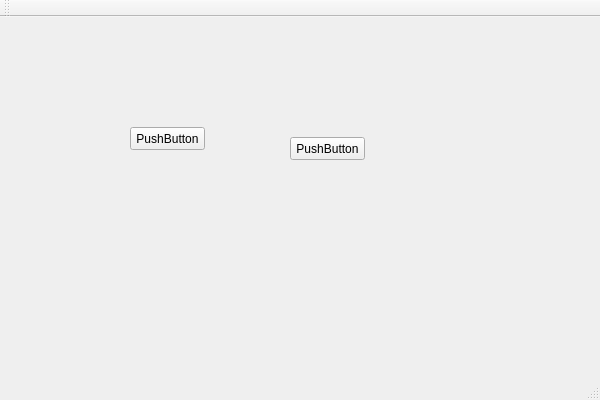
<?xml version="1.0" encoding="UTF-8"?>
<ui version="4.0">
 <author>Julien Portejoie</author>
 <class>MCGraphMainWindow</class>
 <widget class="QMainWindow" name="MCGraphMainWindow">
  <property name="geometry">
   <rect>
    <x>0</x>
    <y>0</y>
    <width>600</width>
    <height>400</height>
   </rect>
  </property>
  <property name="windowTitle">
   <string>MainWindow</string>
  </property>
  <widget class="QWidget" name="centralWidget">
   <widget class="QPushButton" name="pushButton">
    <property name="geometry">
     <rect>
      <x>290</x>
      <y>120</y>
      <width>75</width>
      <height>23</height>
     </rect>
    </property>
    <property name="text">
     <string>PushButton</string>
    </property>
   </widget>
   <widget class="QPushButton" name="pushButton_2">
    <property name="geometry">
     <rect>
      <x>130</x>
      <y>110</y>
      <width>75</width>
      <height>23</height>
     </rect>
    </property>
    <property name="text">
     <string>PushButton</string>
    </property>
   </widget>
  </widget>
  <widget class="QMenuBar" name="menuBar">
   <property name="geometry">
    <rect>
     <x>0</x>
     <y>0</y>
     <width>600</width>
     <height>22</height>
    </rect>
   </property>
  </widget>
  <widget class="QToolBar" name="mainToolBar">
   <attribute name="toolBarArea">
    <enum>TopToolBarArea</enum>
   </attribute>
   <attribute name="toolBarBreak">
    <bool>false</bool>
   </attribute>
  </widget>
  <widget class="QStatusBar" name="statusBar"/>
 </widget>
 <layoutdefault spacing="6" margin="11"/>
 <resources/>
 <connections/>
</ui>
